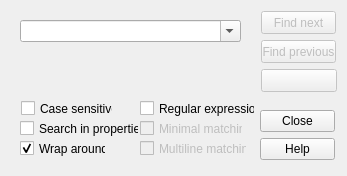
<?xml version="1.0" encoding="UTF-8"?>
<ui version="4.0">
 <class>FindItemsDialog</class>
 <widget class="QDialog" name="FindItemsDialog">
  <property name="geometry">
   <rect>
    <x>0</x>
    <y>0</y>
    <width>347</width>
    <height>176</height>
   </rect>
  </property>
  <widget class="QComboBox" name="searchComboBox">
   <property name="geometry">
    <rect>
     <x>20</x>
     <y>20</y>
     <width>221</width>
     <height>22</height>
    </rect>
   </property>
   <property name="sizePolicy">
    <sizepolicy hsizetype="Expanding" vsizetype="Fixed">
     <horstretch>0</horstretch>
     <verstretch>0</verstretch>
    </sizepolicy>
   </property>
   <property name="editable">
    <bool>true</bool>
   </property>
   <property name="insertPolicy">
    <enum>QComboBox::InsertAtTop</enum>
   </property>
  </widget>
  <widget class="QCheckBox" name="regexCheckBox">
   <property name="geometry">
    <rect>
     <x>140</x>
     <y>100</y>
     <width>115</width>
     <height>17</height>
    </rect>
   </property>
   <property name="text">
    <string>Regular expression</string>
   </property>
  </widget>
  <widget class="QCheckBox" name="caseSensitiveCheckBox">
   <property name="geometry">
    <rect>
     <x>21</x>
     <y>100</y>
     <width>92</width>
     <height>17</height>
    </rect>
   </property>
   <property name="text">
    <string>Case sensitive</string>
   </property>
  </widget>
  <widget class="QCheckBox" name="minimalMatchCheckBox">
   <property name="enabled">
    <bool>false</bool>
   </property>
   <property name="geometry">
    <rect>
     <x>140</x>
     <y>120</y>
     <width>103</width>
     <height>17</height>
    </rect>
   </property>
   <property name="toolTip">
    <string>All greedy quantifiers become non-greedy, for example .+ and .* transform in .+? and .*? respectively</string>
   </property>
   <property name="text">
    <string>Minimal matching</string>
   </property>
  </widget>
  <widget class="QCheckBox" name="wrapAroundCheckBox">
   <property name="geometry">
    <rect>
     <x>20</x>
     <y>140</y>
     <width>86</width>
     <height>17</height>
    </rect>
   </property>
   <property name="text">
    <string>Wrap around</string>
   </property>
   <property name="checked">
    <bool>true</bool>
   </property>
  </widget>
  <widget class="QPushButton" name="previousButton">
   <property name="enabled">
    <bool>false</bool>
   </property>
   <property name="geometry">
    <rect>
     <x>261</x>
     <y>40</y>
     <width>75</width>
     <height>23</height>
    </rect>
   </property>
   <property name="sizePolicy">
    <sizepolicy hsizetype="Minimum" vsizetype="Fixed">
     <horstretch>0</horstretch>
     <verstretch>0</verstretch>
    </sizepolicy>
   </property>
   <property name="text">
    <string>Find previous</string>
   </property>
  </widget>
  <widget class="QPushButton" name="searchResultsButton">
   <property name="enabled">
    <bool>false</bool>
   </property>
   <property name="geometry">
    <rect>
     <x>261</x>
     <y>69</y>
     <width>76</width>
     <height>23</height>
    </rect>
   </property>
   <property name="sizePolicy">
    <sizepolicy hsizetype="Minimum" vsizetype="Fixed">
     <horstretch>0</horstretch>
     <verstretch>0</verstretch>
    </sizepolicy>
   </property>
  </widget>
  <widget class="QPushButton" name="nextButton">
   <property name="enabled">
    <bool>false</bool>
   </property>
   <property name="geometry">
    <rect>
     <x>261</x>
     <y>11</y>
     <width>75</width>
     <height>23</height>
    </rect>
   </property>
   <property name="sizePolicy">
    <sizepolicy hsizetype="Minimum" vsizetype="Fixed">
     <horstretch>0</horstretch>
     <verstretch>0</verstretch>
    </sizepolicy>
   </property>
   <property name="text">
    <string>Find next</string>
   </property>
   <property name="default">
    <bool>true</bool>
   </property>
   <property name="flat">
    <bool>false</bool>
   </property>
  </widget>
  <widget class="QCheckBox" name="searchPropsCheckBox">
   <property name="geometry">
    <rect>
     <x>20</x>
     <y>120</y>
     <width>119</width>
     <height>17</height>
    </rect>
   </property>
   <property name="text">
    <string>Search in properties</string>
   </property>
   <property name="checked">
    <bool>false</bool>
   </property>
  </widget>
  <widget class="QCheckBox" name="multilineMatchCheckBox">
   <property name="enabled">
    <bool>false</bool>
   </property>
   <property name="geometry">
    <rect>
     <x>140</x>
     <y>140</y>
     <width>107</width>
     <height>17</height>
    </rect>
   </property>
   <property name="toolTip">
    <string>Treat string as single line (emulation of Perl's /s option)</string>
   </property>
   <property name="text">
    <string>Multiline matching</string>
   </property>
  </widget>
  <widget class="QDialogButtonBox" name="buttonBox">
   <property name="geometry">
    <rect>
     <x>260</x>
     <y>110</y>
     <width>75</width>
     <height>52</height>
    </rect>
   </property>
   <property name="orientation">
    <enum>Qt::Vertical</enum>
   </property>
   <property name="standardButtons">
    <set>QDialogButtonBox::Close|QDialogButtonBox::Help</set>
   </property>
  </widget>
 </widget>
 <layoutdefault spacing="6" margin="11"/>
 <resources/>
 <connections>
  <connection>
   <sender>regexCheckBox</sender>
   <signal>toggled(bool)</signal>
   <receiver>multilineMatchCheckBox</receiver>
   <slot>setEnabled(bool)</slot>
   <hints>
    <hint type="sourcelabel">
     <x>91</x>
     <y>90</y>
    </hint>
    <hint type="destinationlabel">
     <x>143</x>
     <y>90</y>
    </hint>
   </hints>
  </connection>
  <connection>
   <sender>regexCheckBox</sender>
   <signal>toggled(bool)</signal>
   <receiver>minimalMatchCheckBox</receiver>
   <slot>setEnabled(bool)</slot>
   <hints>
    <hint type="sourcelabel">
     <x>51</x>
     <y>127</y>
    </hint>
    <hint type="destinationlabel">
     <x>166</x>
     <y>113</y>
    </hint>
   </hints>
  </connection>
  <connection>
   <sender>buttonBox</sender>
   <signal>rejected()</signal>
   <receiver>FindItemsDialog</receiver>
   <slot>reject()</slot>
   <hints>
    <hint type="sourcelabel">
     <x>302</x>
     <y>122</y>
    </hint>
    <hint type="destinationlabel">
     <x>25</x>
     <y>67</y>
    </hint>
   </hints>
  </connection>
 </connections>
</ui>
